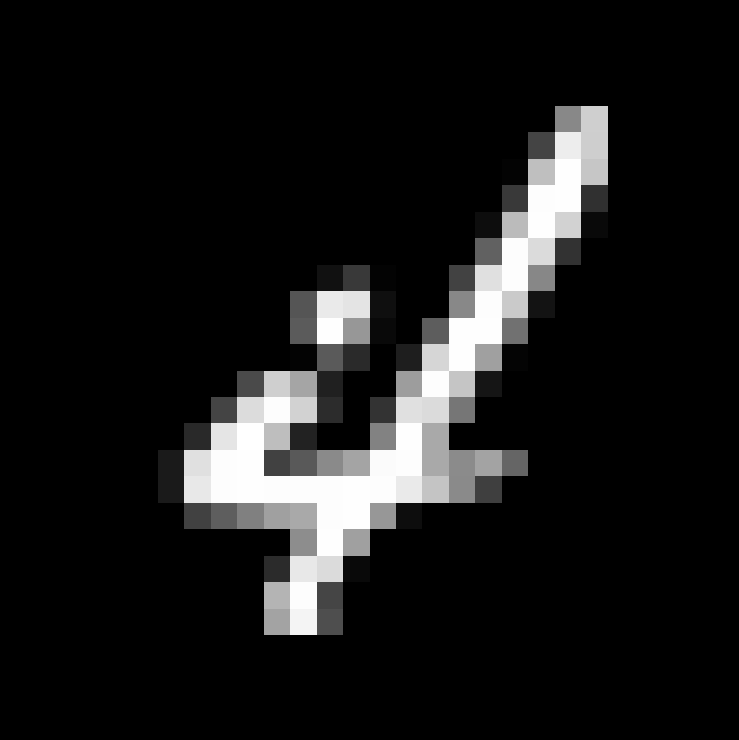
#> input picture slides/4.png, 739 x 740 px, found by its file name
$ python 2d-conv.py   (older library calls are emulated)
#> lines starting #> are read from the running program, lines starting #| are printed output that depends on the picture
import cv2
import numpy as np

def img_to_tikz(image):
    print(r"\begin{tikzpicture}")

    print("\\matrix (mat) [table]")
    print("{")

    for i in range(image.shape[0]):
        line = ""
        for j in range(image.shape[1]):
            line += f"|[fill=white!{image[i][j]}!black] |"
            if j < image.shape[1] - 1:
                line += " & "
            else:
                line += "\\\\"
        print(line)
    print("};")
    print(r"\end{tikzpicture}")


image = cv2.imread('animation/4.png', 0)
#> image is the input picture: shape (740, 739); min 0, max 255, mean 24.9
#image = cv2.resize(image, (20, 20))
#img_to_tikz(image)

kernel = np.array([
    [1, 2, 1],
    [0, 0, 0],
    [-1, -2, -1]
])

#kernel = np.array([
#    [1, 1, 1],
#    [1, 1, 1],
#    [1, 1, 1]
#]) / 9

convolved = cv2.filter2D(image, cv2.CV_16S, kernel, anchor=(0,0), borderType=cv2.BORDER_DEFAULT)
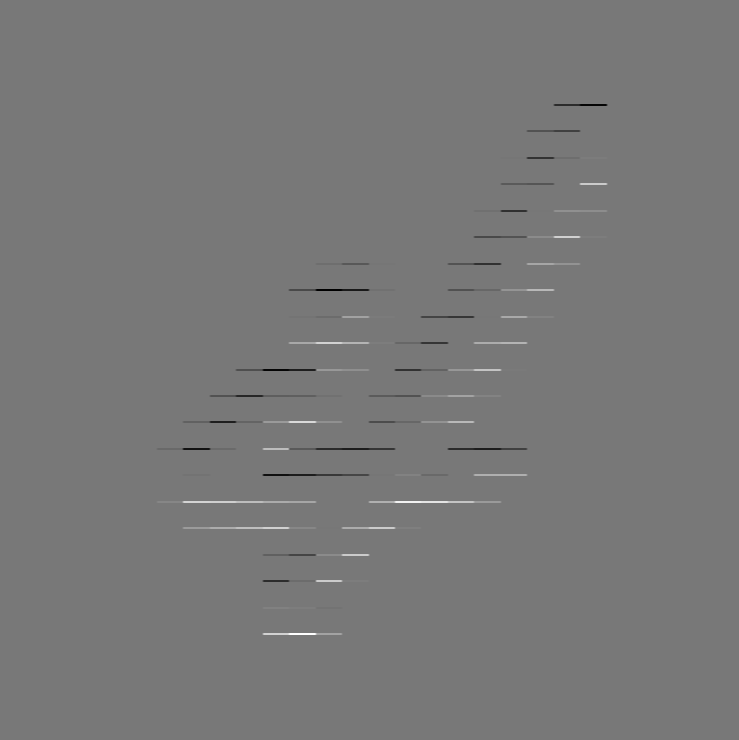
#> convolved: shape (740, 739) int16; min -868, max 976, mean 0; drawn with min black and max white
convolved = convolved[:26, :26]
#> convolved: shape (26, 26) int16; every value is 0

convolved = cv2.normalize(convolved, None, 0, 100, cv2.NORM_MINMAX, dtype=cv2.CV_8U)
#> convolved: shape (26, 26); every value is 0


cv2.namedWindow("image", cv2.WINDOW_NORMAL)
cv2.imshow("image", image)
cv2.waitKey(0)
cv2.imshow('image',convolved)
cv2.waitKey(0)
cv2.destroyAllWindows()


img_to_tikz(convolved)

$ run again, with slides/4-convolved.png copied over slides/4.png
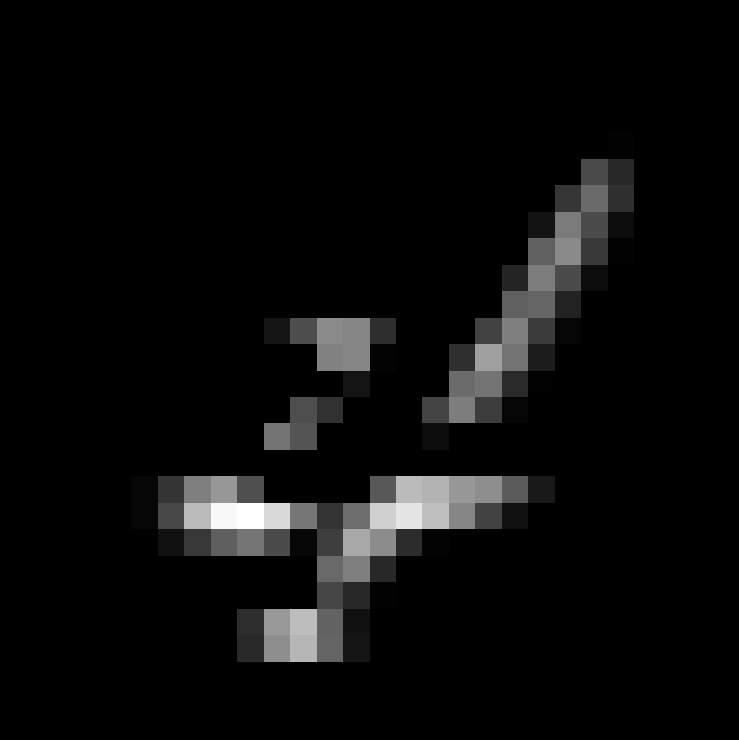
#> input picture slides/4-convolved.png, 739 x 740 px, found by its file name
#> image is the input picture: shape (740, 739); min 0, max 254, mean 11.6
#> `convolved = cv2.filter2D(image, cv2.CV_16S, kernel, anchor=(0,0), bord..`:
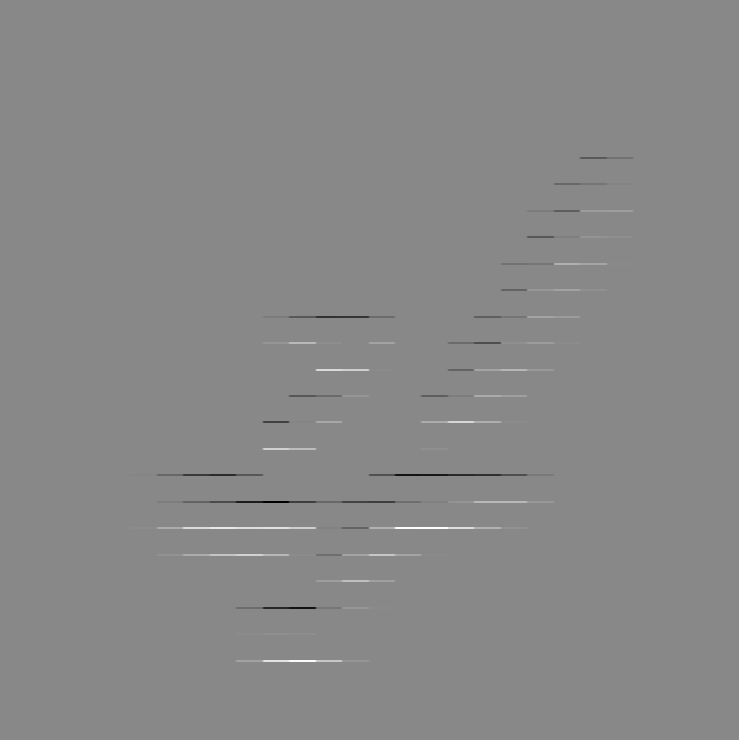
#> convolved: shape (740, 739) int16; min -872, max 752, mean 0; drawn with min black and max white
